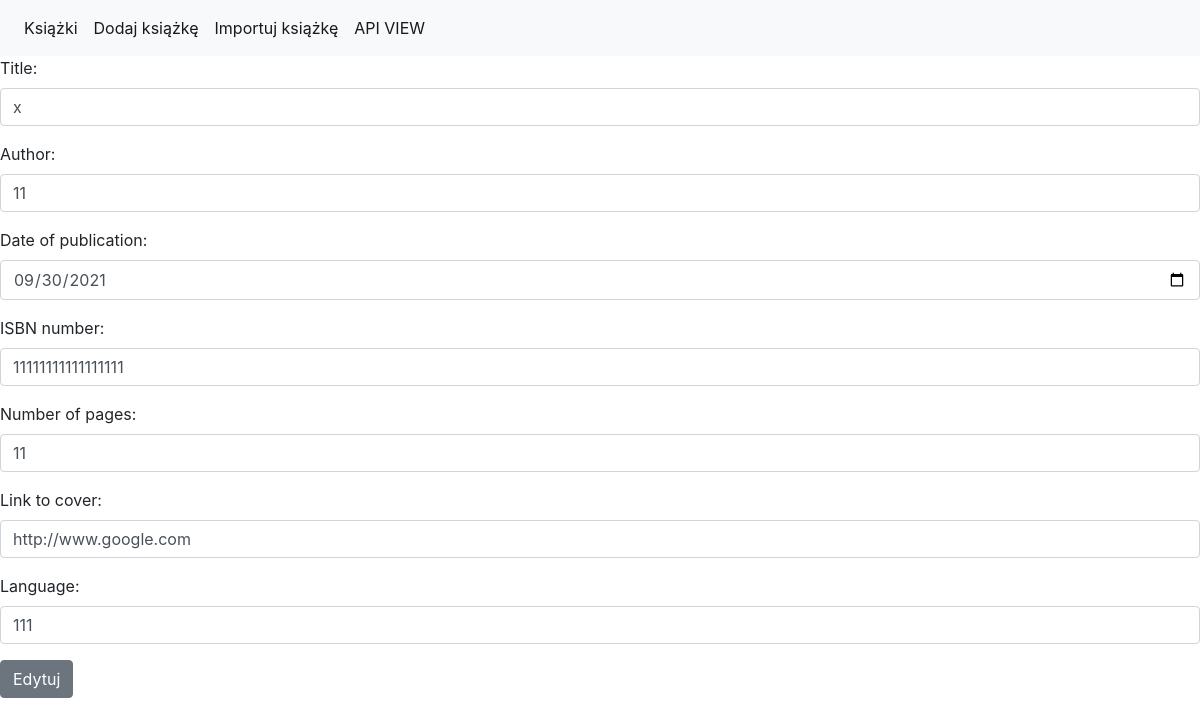
Before: /books/edit/1/ with the older database file.
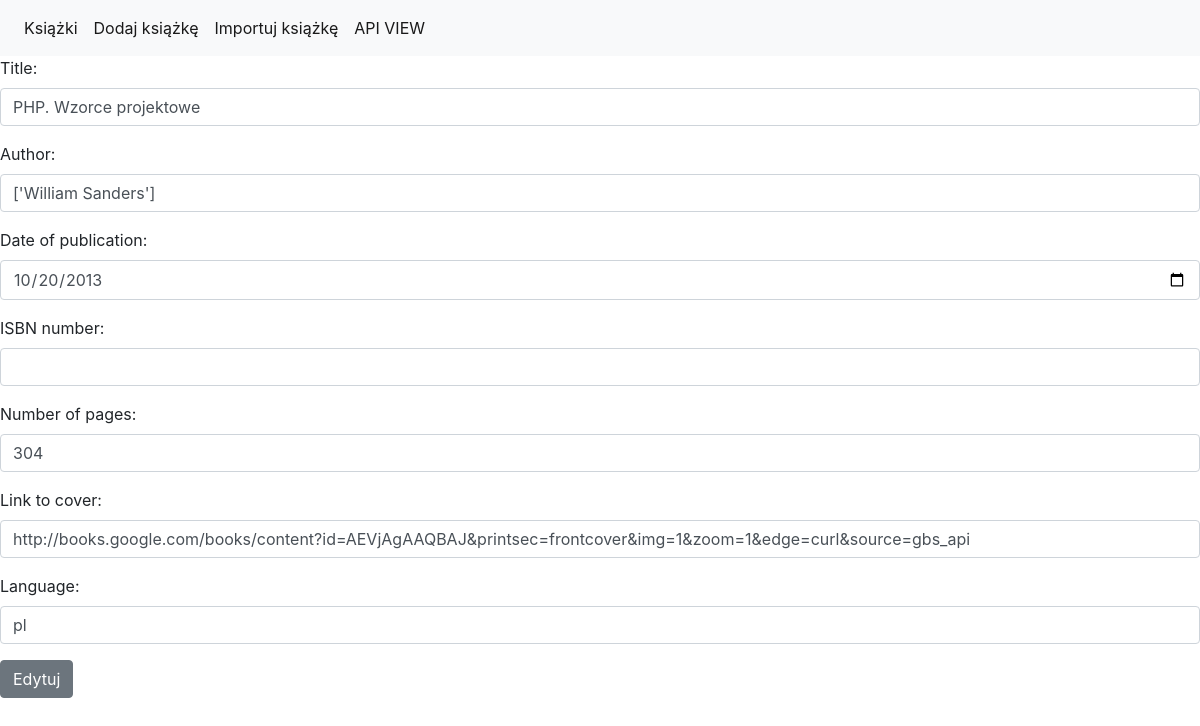
After: the same page with the newer database file.
### book/models.py (models this page shows, shortened)
class Book(models.Model):
    title = models.CharField(max_length=32)
    author = models.CharField(max_length=64, null=True)
    date_of_publication = models.DateField(null=True)
    ISBN_number = models.CharField(max_length=17, null=True)
    number_of_pages = models.IntegerField(blank=True, null=True)
    link_to_cover = models.URLField(max_length=200, blank=True, null=True)
    language = models.CharField(max_length=32, null=True)

### book/views.py (the view)
# urls.py: path('edit/<int:pk>/', book.edit_book, name="edit"),
def edit_book(request, pk):
    book = get_object_or_404(Book,
                             pk=pk)
    form = BookForm(instance=book)
    if request.POST:
        form = BookForm(request.POST, instance=book)
        if form.is_valid():
            form.save()
            return redirect("index")
    return render(request, "edit_book.html",
                  context={"form": form})

### book/forms.py
class BookForm(forms.ModelForm):
    class Meta:
        model = Book
        fields = '__all__'
        widgets = {"title": forms.widgets.TextInput(attrs={"class": "form-control"}),
                   "author": forms.widgets.TextInput(attrs={"class": "form-control"}),
                   "date_of_publication": forms.widgets.DateInput(attrs={"class": "form-control", "type": "date"}),
                   "ISBN_number": forms.widgets.TextInput(attrs={"class": "form-control"}),
                   "number_of_pages": forms.widgets.TextInput(attrs={"class": "form-control"}),
                   "link_to_cover": forms.widgets.TextInput(attrs={"class": "form-control"}),
                   "language": forms.widgets.TextInput(attrs={"class": "form-control"}), }

### templates/edit_book.html (shortened to what this page needs)
{% extends 'base.html' %}
{% block body %}
    <form action="." method="post">
{{ form.as_p }}
    <button type="submit" class="btn btn-secondary">Edytuj</button>
    </form>
{% endblock %}

Changed rows visible on the page:
changed Book: title "x" → "PHP. Wzorce projektowe"; author "11" → "['William Sanders']"; date_of_publication "09/30/2021" → "10/20/2013"; ISBN_number "11111111111111111" → (not shown); number_of_pages "11" → "304"; link_to_cover "http://www.google.com" → "http://books.google.com/books/content?id=AEVjAgAAQBAJ&printsec=frontcover&img=1&zoom=1&edge=curl&source=gbs_api"; language "111" → "pl"
